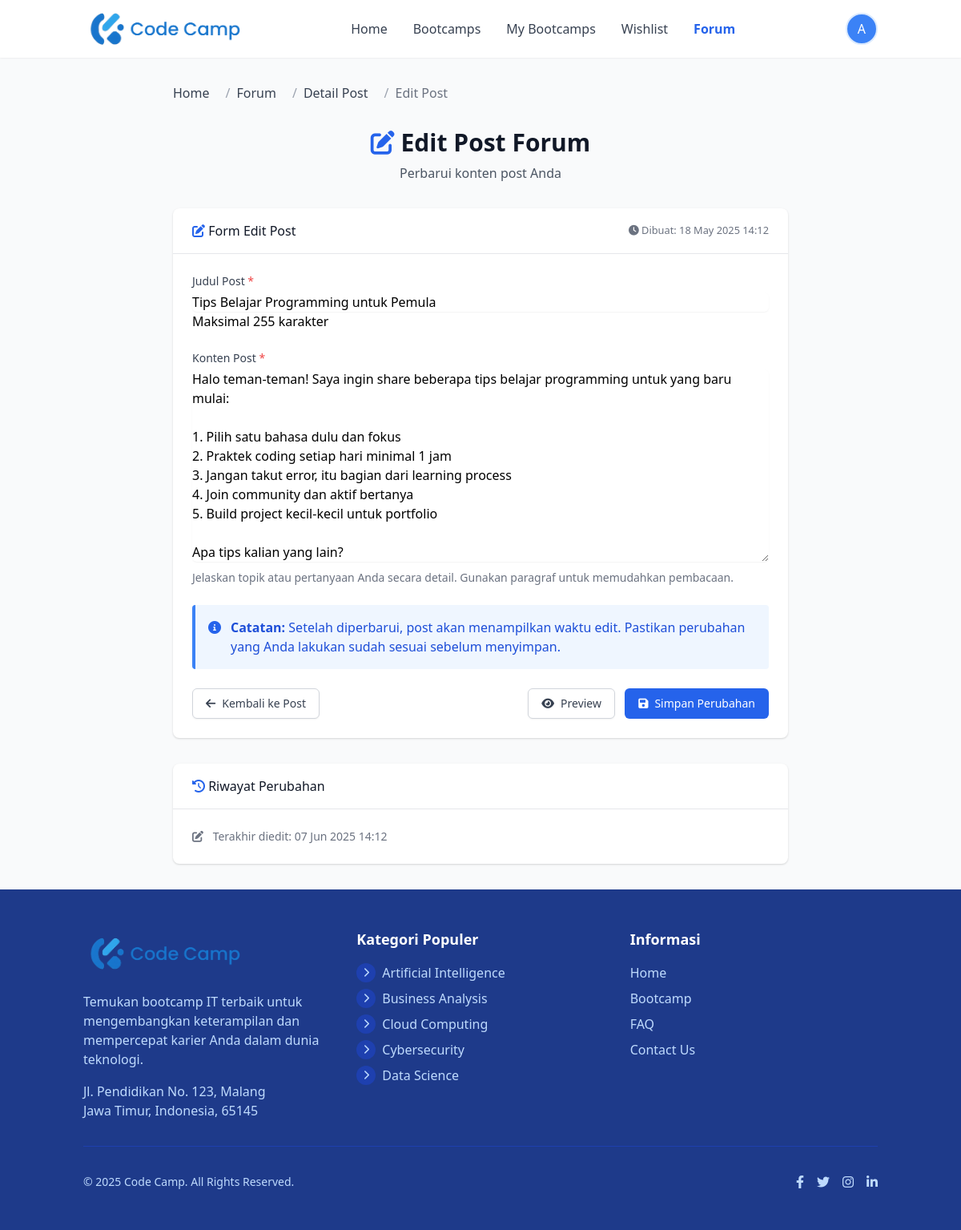
Page /index.php?action=forum_edit&id=1 (signed in) on the committed database.
### tables this page shows
CREATE TABLE IF NOT EXISTS forum_posts (
    id INT AUTO_INCREMENT PRIMARY KEY,
    user_id INT NOT NULL,
    title VARCHAR(255) NOT NULL,
    slug VARCHAR(255) NOT NULL UNIQUE,  
    content TEXT NOT NULL,
    category VARCHAR(100) DEFAULT 'general',  
    status ENUM('published', 'draft', 'archived') DEFAULT 'published',  
    is_pinned TINYINT(1) DEFAULT 0,  
    is_locked TINYINT(1) DEFAULT 0,  
    view_count INT DEFAULT 0,  
    reply_count INT DEFAULT 0,  
    last_reply_at DATETIME DEFAULT NULL,  
    last_reply_by INT DEFAULT NULL,  
    created_at DATETIME NOT NULL DEFAULT CURRENT_TIMESTAMP,  
    updated_at DATETIME DEFAULT CURRENT_TIMESTAMP ON UPDATE CURRENT_TIMESTAMP,  
    is_deleted TINYINT(1) DEFAULT 0,  
    
     
     
    
     
    INDEX idx_forum_posts_user (user_id),
    INDEX idx_forum_posts_slug (slug),
    INDEX idx_forum_posts_category (category),
    INDEX idx_forum_posts_status (status),
    INDEX idx_forum_posts_created (created_at),
    INDEX idx_forum_posts_deleted (is_deleted)
);

CREATE TABLE IF NOT EXISTS categories (
    id INT AUTO_INCREMENT PRIMARY KEY,
    name VARCHAR(100) NOT NULL UNIQUE,  
    slug VARCHAR(100) NOT NULL UNIQUE,  
    icon VARCHAR(255) DEFAULT NULL,  
    description TEXT DEFAULT NULL,  
    status ENUM('active', 'inactive') DEFAULT 'active',  
    sort_order INT DEFAULT 0,  
    created_at DATETIME NOT NULL DEFAULT CURRENT_TIMESTAMP,  
    updated_at DATETIME DEFAULT CURRENT_TIMESTAMP ON UPDATE CURRENT_TIMESTAMP,  
    
     
    INDEX idx_categories_slug (slug),
    INDEX idx_categories_status (status),
    INDEX idx_categories_sort (sort_order)
);

### controllers/ForumController.php (called while the page is built, shortened)
<?php
require_once 'config/database.php';
require_once 'models/ForumPost.php';
class ForumController
{
    private $forumPost;
    public function __construct()
    {
        $database = new Database();
        $this->db = $database->getConnection();
        $this->forumPost = new ForumPost($this->db);
    }
    public function edit()
    {
        $post_id = $_GET['id'];
        $this->forumPost->id = $post_id;
        $post = $this->forumPost->readOne();
        include_once 'views/forum/edit.php';
    }
}

### config/database.php (called while the page is built, shortened)
<?php
class Database {
    private $host;
    private $database_name;
    private $username;
    private $password;
    private $charset;
    public function __construct() {
        $this->host = $_ENV['DB_HOST'] ?? 'localhost';
        $this->database_name = $_ENV['DB_NAME'] ?? 'code_camp';
        $this->username = $_ENV['DB_USER'] ?? 'root';
        $this->password = $_ENV['DB_PASS'] ?? 'rahasia';
        $this->charset = 'utf8mb4';
    }
    public function getConnection() {
        $this->conn = null;
        try {
            $dsn = "mysql:host=" . $this->host . ";dbname=" . $this->database_name . ";charset=" . $this->charset;
            $options = [
                PDO::ATTR_ERRMODE => PDO::ERRMODE_EXCEPTION,
                PDO::ATTR_DEFAULT_FETCH_MODE => PDO::FETCH_ASSOC,
                PDO::ATTR_EMULATE_PREPARES => false,
                PDO::MYSQL_ATTR_INIT_COMMAND => "SET NAMES " . $this->charset . " COLLATE utf8mb4_unicode_ci"
            ];
            $this->conn = new PDO($dsn, $this->username, $this->password, $options);
            $this->conn->exec("SET time_zone = '+07:00'");
        } catch(PDOException $exception) {
            error_log("Database connection error: " . $exception->getMessage());
            if ($_ENV['APP_ENV'] === 'production') {
                throw new Exception("Database connection failed");
            } else {
                throw new Exception("Database connection error: " . $exception->getMessage());
            }
        }
        return $this->conn;
    }
}
?>

### models/ForumPost.php (called while the page is built, shortened)
<?php
class ForumPost {
    private $conn;
    private $table_name = "forum_posts";
    public $id;
    public function __construct($db) {
        $this->conn = $db;
    }
    public function readOne() {
        $query = "SELECT
                    fp.id, fp.user_id, fp.title, fp.content, fp.created_at, fp.updated_at,
                    u.name as user_name,
                    u.alamat_email as user_email
                  FROM " . $this->table_name . " fp
                  LEFT JOIN users u ON fp.user_id = u.id
                  WHERE fp.id = :id AND fp.is_deleted = 0
                  LIMIT 0,1";
        $stmt = $this->conn->prepare($query);
        $stmt->bindParam(':id', $this->id);
        $stmt->execute();
        $row = $stmt->fetch(PDO::FETCH_ASSOC);
        if($row) {
            return $row;
        }
        return false;
    }
}

### models/Category.php (called while the page is built, shortened)
<?php
require_once 'config/database.php';
class Category {
    private $conn;
    private $table_name = "categories";
    public function __construct($db) {
        $this->conn = $db;
    }
    public function readAll() {
        $query = "SELECT * FROM " . $this->table_name . " ORDER BY name ASC";
        $stmt = $this->conn->prepare($query);
        $stmt->execute();
        return $stmt;
    }
}
?>

### views/forum/edit.php (the view, shortened to what this page needs)
<?php
require_once __DIR__ . '/../../views/includes/header.php';
?>
<div class="max-w-7xl mx-auto px-4 sm:px-6 lg:px-8 py-8">
    <div class="max-w-3xl mx-auto">
        <nav class="flex mb-8" aria-label="Breadcrumb">
            <ol class="inline-flex items-center space-x-1 md:space-x-3">
                <li class="inline-flex items-center">
                    <a href="index.php" class="text-gray-700 hover:text-blue-600">Home</a>
                </li>
                <li>
                    <div class="flex items-center">
                        <span class="mx-2 text-gray-400">/</span>
                        <a href="index.php?action=forum" class="text-gray-700 hover:text-blue-600">Forum</a>
                    </div>
                </li>
                <li>
                    <div class="flex items-center">
                        <span class="mx-2 text-gray-400">/</span>
                        <a href="index.php?action=forum_detail&id=<?php echo $post['id']; ?>" class="text-gray-700 hover:text-blue-600">Detail Post</a>
                    </div>
                </li>
                <li>
                    <div class="flex items-center">
                        <span class="mx-2 text-gray-400">/</span>
                        <span class="text-gray-500">Edit Post</span>
                    </div>
                </li>
            </ol>
        </nav>
        <div class="text-center mb-8">
            <h2 class="text-3xl font-bold text-gray-900">
                <i class="fas fa-edit text-blue-600"></i> Edit Post Forum
            </h2>
            <p class="mt-2 text-gray-600">Perbarui konten post Anda</p>
        </div>
        <div class="bg-white shadow rounded-lg overflow-hidden">
            <div class="border-b border-gray-200 px-6 py-4 flex justify-between items-center">
                <h5 class="font-medium text-gray-900">
                    <i class="fas fa-edit text-blue-600"></i> Form Edit Post
                </h5>
                <small class="text-gray-500">
                    <i class="fas fa-clock"></i> Dibuat: <?php echo date('d M Y H:i', strtotime($post['created_at'])); ?>
                </small>
            </div>
            <div class="p-6">
                <form method="POST" action="index.php?action=forum_update">
                    <div class="mb-6">
                        <label for="title" class="block text-sm font-medium text-gray-700 mb-1">
                            Judul Post <span class="text-red-500">*</span>
                        </label>
                        <input type="text"
                               class="w-full rounded-md border-gray-300 shadow-sm focus:border-blue-500 focus:ring-blue-500"
                               id="title"
                               name="title"
                               placeholder="Masukkan judul yang menarik..."
                               value="<?php echo htmlspecialchars($post['title']); ?>"
                               required
                               maxlength="255">
                        <p class="mt-1 text-sm text-gray-500">Maksimal 255 karakter</p>
                    </div>
                    <div class="mb-6">
                        <label for="content" class="block text-sm font-medium text-gray-700 mb-1">
                            Konten Post <span class="text-red-500">*</span>
                        </label>
                        <textarea
                            class="w-full rounded-md border-gray-300 shadow-sm focus:border-blue-500 focus:ring-blue-500"
                            id="content"
                            name="content"
                            rows="10"
                            placeholder="Tulis konten post Anda di sini..."
                            required><?php echo htmlspecialchars($post['content']); ?></textarea>
                        <p class="mt-1 text-sm text-gray-500">
                            Jelaskan topik atau pertanyaan Anda secara detail. Gunakan paragraf untuk memudahkan pembacaan.
                        </p>
                    </div>
                    <div class="mb-6">
                        <div class="bg-blue-50 border-l-4 border-blue-500 p-4 rounded">
                            <div class="flex">
                                <div class="flex-shrink-0">
                                    <i class="fas fa-info-circle text-blue-600"></i>
                                </div>
                                <div class="ml-3">
                                    <p class="text-blue-700">
                                        <strong>Catatan:</strong> Setelah diperbarui, post akan menampilkan waktu edit.
                                        Pastikan perubahan yang Anda lakukan sudah sesuai sebelum menyimpan.
                                    </p>
                                </div>
                            </div>
                        </div>
                    </div>
                    <div class="flex justify-between items-center">
                        <a href="index.php?action=forum_detail&id=<?php echo $post['id']; ?>"
                           class="inline-flex items-center px-4 py-2 border border-gray-300 shadow-sm text-sm font-medium rounded-md text-gray-700 bg-white hover:bg-gray-50">
                            <i class="fas fa-arrow-left mr-2"></i> Kembali ke Post
                        </a>
                        <div class="space-x-2">
                            <button type="button"
                                    class="inline-flex items-center px-4 py-2 border border-gray-300 shadow-sm text-sm font-medium rounded-md text-gray-700 bg-white hover:bg-gray-50"
                                    onclick="showPreview()">
                                <i class="fas fa-eye mr-2"></i> Preview
                            </button>
                            <button type="submit"
                                    class="inline-flex items-center px-4 py-2 border border-transparent text-sm font-medium rounded-md text-white bg-blue-600 hover:bg-blue-700">
                                <i class="fas fa-save mr-2"></i> Simpan Perubahan
                            </button>
                        </div>
                    </div>
                </form>
            </div>
        </div>
        <?php if ($post['updated_at'] != $post['created_at']): ?>
            <div class="mt-8 bg-white shadow rounded-lg overflow-hidden">
                <div class="border-b border-gray-200 px-6 py-4">
                    <h6 class="font-medium text-gray-900">
                        <i class="fas fa-history text-blue-600"></i> Riwayat Perubahan
                    </h6>
                </div>
                <div class="p-6">
                    <p class="text-sm text-gray-500">
                        <i class="fas fa-edit mr-2"></i> Terakhir diedit: <?php echo date('d M Y H:i', strtotime($post['updated_at'])); ?>
                    </p>
                </div>
            </div>
        <?php endif; ?>
    </div>
</div>
<?php require_once __DIR__ . '/../../views/includes/footer.php'; ?>

### views/includes/footer.php (shortened to what this page needs)
<?php
if (!isset($categories)) {
    require_once (isset($base_url) ? $base_url : '') . 'config/database.php';
    require_once (isset($base_url) ? $base_url : '') . 'models/Category.php';
    $database = new Database();
    $db = $database->getConnection();
    $category = new Category($db);
    $categoryStmt = $category->readAll();
    $categories = $categoryStmt->fetchAll(PDO::FETCH_ASSOC);
}
?>
    <footer class="bg-blue-900 text-white">
        <div class="container mx-auto px-4 py-12">
            <div class="grid grid-cols-1 md:grid-cols-3 gap-8">
                <div>
                    <div class="flex items-center mb-4">
                        <img src="<?php echo isset($base_url) ? $base_url : ''; ?>assets/images/logo.png" alt="Logo" class="h-16 hidden md:block">
                    </div>
                    <p class="text-blue-200 mb-4">Temukan bootcamp IT terbaik untuk mengembangkan keterampilan dan mempercepat karier Anda dalam dunia teknologi.</p>
                    <p class="text-blue-200">Jl. Pendidikan No. 123, Malang<br>Jawa Timur, Indonesia, 65145</p>
                </div>
                <div>
                    <h3 class="text-lg font-bold mb-4">Kategori Populer</h3>
                    <ul class="space-y-2">
                        <?php foreach (array_slice($categories, 0, 5) as $category): ?>
                            <li class="flex items-center">
                                <div class="w-6 h-6 mr-2 bg-blue-800 rounded-full flex items-center justify-center">
                                    <?php
                                    $icon_path = null;
                                    if ($icon_path): ?>
                                        <img src="<?php echo $icon_path; ?>" alt="<?php echo htmlspecialchars($category['name']); ?>" class="w-4 h-4 object-contain filter brightness-0 invert">
                                    <?php else: ?>
                                        <i class="fas fa-chevron-right text-blue-200 text-xs"></i>
                                    <?php endif; ?>
                                </div>
                                <a href="<?php echo isset($base_url) ? $base_url : ''; ?>index.php?action=bootcamp_category&id=<?php echo $category['id']; ?>" class="text-blue-200 hover:text-white transition-colors">
                                    <?php echo htmlspecialchars($category['name']); ?>
                                </a>
                            </li>
                        <?php endforeach; ?>
                    </ul>
                </div>
                <div>
                    <h3 class="text-lg font-bold mb-4">Informasi</h3>
                    <ul class="space-y-2">
                        <li><a href="<?php echo isset($base_url) ? $base_url : ''; ?>index.php" class="text-blue-200 hover:text-white">Home</a></li>
                        <li><a href="<?php echo isset($base_url) ? $base_url : ''; ?>index.php?action=bootcamps" class="text-blue-200 hover:text-white">Bootcamp</a></li>
                        <li><a href="#" class="text-blue-200 hover:text-white">FAQ</a></li>
                        <li><a href="#" class="text-blue-200 hover:text-white">Contact Us</a></li>
                    </ul>
                </div>
            </div>
            <div class="border-t border-blue-800 mt-8 pt-8 flex flex-col md:flex-row justify-between items-center">
                <p class="text-blue-200 text-sm">&copy; 2025 Code Camp. All Rights Reserved.</p>
                <div class="flex space-x-4 mt-4 md:mt-0">
                    <a href="#" class="text-blue-200 hover:text-white">
                        <i class="fab fa-facebook-f"></i>
                    </a>
                    <a href="#" class="text-blue-200 hover:text-white">
                        <i class="fab fa-twitter"></i>
                    </a>
                    <a href="#" class="text-blue-200 hover:text-white">
                        <i class="fab fa-instagram"></i>
                    </a>
                    <a href="#" class="text-blue-200 hover:text-white">
                        <i class="fab fa-linkedin-in"></i>
                    </a>
                </div>
            </div>
        </div>
    </footer>
</body>
</html>

### assets/css/custom.css (style rules this page uses)
body { font-family: 'Inter', sans-serif; }

### rows in the picture
forum_posts: created_at "18 May 2025 14:12", title "Tips Belajar Programming untuk Pemula", content "Halo teman-teman! Saya ingin share beberapa tips belajar programming untuk yang baru mulai: 1. Pilih satu bahasa dulu dan fokus 2. Praktek coding setiap hari minimal 1 jam 3. Jangan takut error, itu bagian dari learning process 4. Join community dan aktif bertanya 5. Build project kecil-kecil untuk portfolio Apa tips kalian yang lain?", updated_at "07 Jun 2025 14:12"
categories: name "Artificial Intelligence"
categories: name "Business Analysis"
categories: name "Cloud Computing"
categories: name "Cybersecurity"
categories: name "Data Science"

### other values in the picture
substr($user_name, 0, 1) "A"
